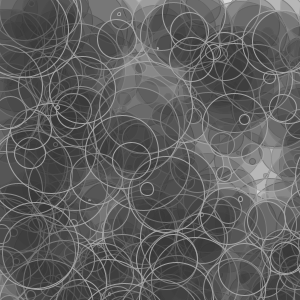
Frame 1 (no input)
Frame 60 (the mouse pressed at the canvas centre just before this capture): identical to frame 1, image omitted
Frame 120 (the mouse held since frame 60 and released just before this capture): identical to frame 1, image omitted

The Processing sketch that drew this single still picture (run headless with seeded random() and noise(); from frame 60 on, the mouse is pressed at the canvas centre):

// Processing sketch: processing_31792
// ── processing_31792.pde

float x = random(350);
float y = random(350);
int color_a =(50);
float count = random(200-350);
float num = 500;
int counter = 0;

void setup(){  
  size(300,300);
  background(255);
  stroke(num/3);
  smooth();

}

void draw(){

  while(counter < num){
  counter++;
  float count = random(200-300);
  fill (color_a,50,50,50);
  ellipse(x, y, count, count); 
    x = random(350);
    y = random(350);
    fill (color_a);
}}
